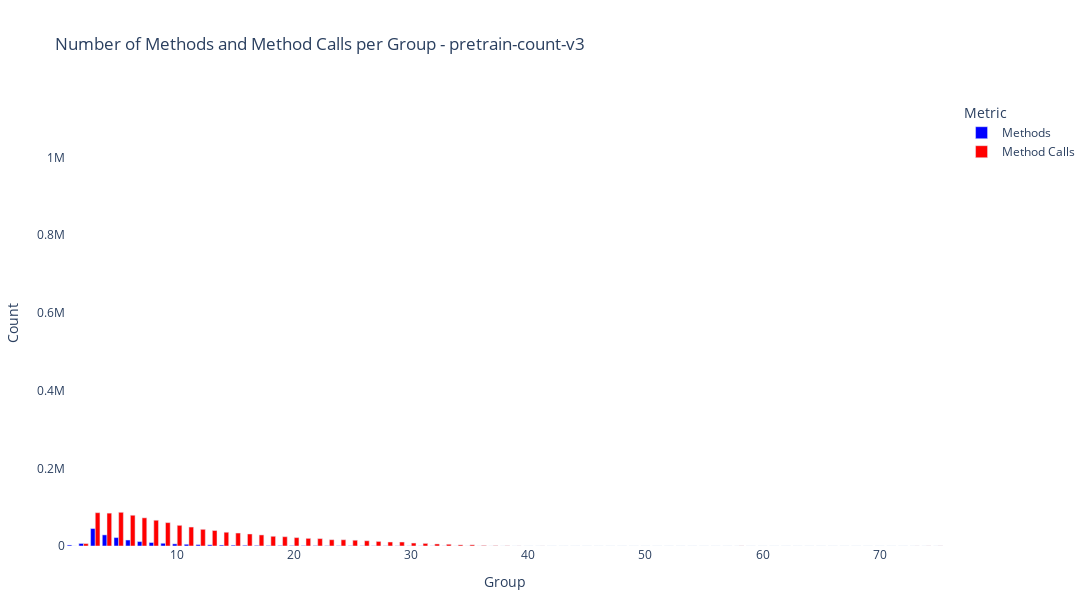
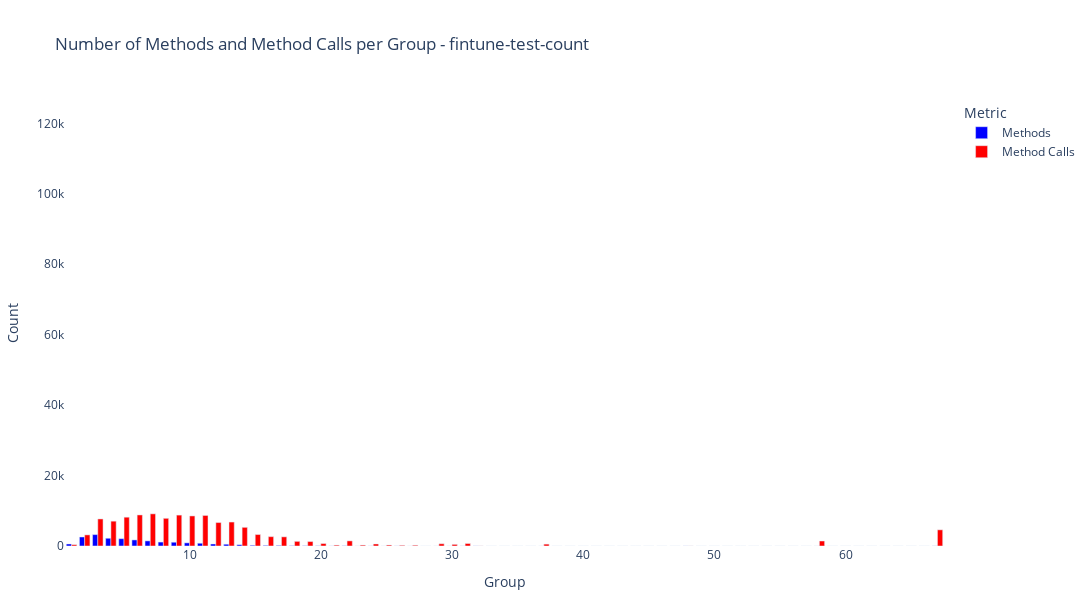
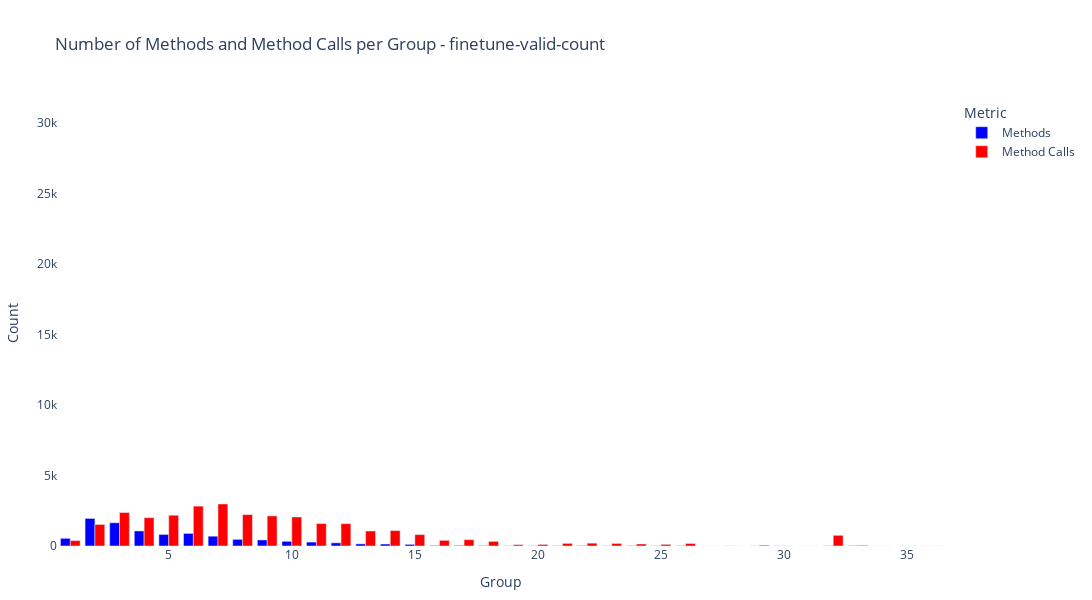

Source (notebook cell) for these figures, in order:
### Code cell
import pandas as pd
import plotly.graph_objects as go
import os

# Path to your Excel file
excel_path = 'token_counting.xlsx'

# Name of the sheet to exclude
exclude_sheet_name = 'finetune-train-count'


# Load the Excel file, and get all sheet names
xls = pd.ExcelFile(excel_path)

# Create a directory for the HTML files if you choose to save them
output_dir = 'plotly_graphs'
os.makedirs(output_dir, exist_ok=True)

# Iterate through all the sheets
for sheet_name in xls.sheet_names:
    # Skip the sheet we want to exclude
    if sheet_name == exclude_sheet_name:
        continue
    
    # Read each sheet into a DataFrame
    df = pd.read_excel(xls, sheet_name=sheet_name)
    
    # Create a Plotly graph
    fig = go.Figure()
    
    fig.add_trace(go.Bar(
        x=df['Group'],
        y=df['# Methods'],
        name='Methods',
        marker_color='blue'
    ))
    
    fig.add_trace(go.Bar(
        x=df['Group'],
        y=df['# Method Calls'],
        name='Method Calls',
        marker_color='red'
    ))
    
    # Update layout for a cleaner look
    fig.update_layout(
        title=f'Number of Methods and Method Calls per Group - {sheet_name}',
        xaxis_title='Group',
        yaxis_title='Count',
        barmode='group',
        legend_title='Metric',
        plot_bgcolor='white',
        autosize=False,
        width=1200,
        height=600,
        margin=dict(l=50, r=50, t=100, b=50)
    )
    
    fig.show()
    # Save each figure as an HTML file
    html_file_path = os.path.join(output_dir, f'{sheet_name}_plot.html')
    fig.write_html(html_file_path, auto_open=False)

print("All graphs have been generated and saved, except for the excluded sheet.")

### Figure 1 — Plotly figure (JSON) as saved in the notebook; plotly's stock layout.template omitted (floating-point values rounded to 4 significant figures)
{"data": [{"marker": {"color": "blue"}, "name": "Methods", "type": "bar", "x": [null, 1, 2, 3, 4, 5, 6, 7, 8, 9, 10, 11, 12, 13, 14, 15, 16, 17, 18, 19, 20, 21, 22, 23, 24, 25, 26, 27, 28, 29, 30, 31, 32, 33, 34, 35, 36, 37, 38, 39, 40, 41, 42, 43, 44, 45, 46, 47, 48, 49, 50, 51, 52, 53, 54, 55, 56, 57, 58, 59, 60, 61, 62, 63, 64, 65, 66, 67, 68, 69, 70, 71, 72, 73, 74, 75, null], "y": [null, 2653, 6533, 44907, 28599, 21709, 15366, 11440, 8929, 7022, 5488, 4444, 3531, 3001, 2484, 2139, 1840, 1549, 1274, 1175, 1003, 858, 796, 651, 615, 537, 460, 393, 333, 335, 233, 197, 156, 123, 87, 76, 41, 27, 19, 7, 6, 4, 3, 1, 1, 0, 0, 0, 1, 0, 2, 0, 1, 1, 1, 0, 0, 1, 3, 1, 0, 0, 1, 0, 0, 0, 0, 0, 0, 0, 0, 0, 1, 1, 1, 1, 181061]}, {"marker": {"color": "red"}, "name": "Method Calls", "type": "bar", "x": [null, 1, 2, 3, 4, 5, 6, 7, 8, 9, 10, 11, 12, 13, 14, 15, 16, 17, 18, 19, 20, 21, 22, 23, 24, 25, 26, 27, 28, 29, 30, 31, 32, 33, 34, 35, 36, 37, 38, 39, 40, 41, 42, 43, 44, 45, 46, 47, 48, 49, 50, 51, 52, 53, 54, 55, 56, 57, 58, 59, 60, 61, 62, 63, 64, 65, 66, 67, 68, 69, 70, 71, 72, 73, 74, 75, null], "y": [null, 4, 6152, 85740, 84618, 86764, 79156, 72484, 66314, 60189, 53196, 48805, 42942, 39891, 35423, 33398, 30928, 28470, 25030, 23946, 21625, 19663, 18998, 16188, 16096, 14871, 13478, 11754, 10264, 10275, 7657, 6702, 5277, 4480, 2861, 2961, 1382, 770, 476, 174, 74, 114, 49, 35, 29, 0, 0, 0, 31, 0, 2, 0, 61, 42, 60, 0, 0, 57, 242, 59, 0, 0, 52, 0, 0, 0, 0, 0, 0, 0, 0, 0, 48, 100, 144, 191, 1090792]}], "layout": {"autosize": false, "barmode": "group", "height": 600, "legend": {"title": {"text": "Metric"}}, "margin": {"b": 50, "l": 50, "r": 50, "t": 100}, "plot_bgcolor": "white", "title": {"text": "Number of Methods and Method Calls per Group - pretrain-count-v3"}, "width": 1200, "xaxis": {"title": {"text": "Group"}}, "yaxis": {"title": {"text": "Count"}}}}

### Figure 2 — Plotly figure (JSON) as saved in the notebook; plotly's stock layout.template omitted (floating-point values rounded to 4 significant figures)
{"data": [{"marker": {"color": "blue"}, "name": "Methods", "type": "bar", "x": [1, 2, 3, 4, 5, 6, 7, 8, 9, 10, 11, 12, 13, 14, 15, 16, 17, 18, 19, 20, 21, 22, 23, 24, 25, 26, 27, 28, 29, 30, 31, 32, 33, 34, 35, 36, 37, 38, 39, 40, 41, 42, 43, 44, 45, 46, 47, 48, 49, 50, 51, 52, 53, 54, 55, 56, 57, 58, 59, 60, 61, 62, 63, 64, 65, 66, 67, null], "y": [577, 2559, 3238, 2199, 2076, 1723, 1452, 1120, 1073, 891, 785, 570, 503, 360, 198, 161, 153, 67, 58, 46, 15, 46, 8, 14, 6, 13, 3, 0, 8, 6, 10, 18, 0, 0, 0, 0, 7, 0, 0, 0, 0, 0, 0, 0, 0, 0, 0, 11, 0, 0, 0, 0, 0, 0, 0, 0, 0, 8, 0, 0, 0, 0, 0, 0, 0, 0, 18, 20000]}, {"marker": {"color": "red"}, "name": "Method Calls", "type": "bar", "x": [1, 2, 3, 4, 5, 6, 7, 8, 9, 10, 11, 12, 13, 14, 15, 16, 17, 18, 19, 20, 21, 22, 23, 24, 25, 26, 27, 28, 29, 30, 31, 32, 33, 34, 35, 36, 37, 38, 39, 40, 41, 42, 43, 44, 45, 46, 47, 48, 49, 50, 51, 52, 53, 54, 55, 56, 57, 58, 59, 60, 61, 62, 63, 64, 65, 66, 67, null], "y": [369, 3152, 7681, 7047, 8177, 8817, 9128, 7860, 8775, 8536, 8671, 6659, 6803, 5298, 3254, 2652, 2599, 1318, 1264, 702, 245, 1448, 249, 576, 270, 181, 210, 0, 633, 456, 710, 18, 0, 0, 0, 0, 532, 0, 0, 0, 0, 0, 0, 0, 0, 0, 0, 11, 0, 0, 0, 0, 0, 0, 0, 0, 0, 1416, 0, 0, 0, 0, 0, 0, 0, 0, 4590, 120307]}], "layout": {"autosize": false, "barmode": "group", "height": 600, "legend": {"title": {"text": "Metric"}}, "margin": {"b": 50, "l": 50, "r": 50, "t": 100}, "plot_bgcolor": "white", "title": {"text": "Number of Methods and Method Calls per Group - fintune-test-count"}, "width": 1200, "xaxis": {"title": {"text": "Group"}}, "yaxis": {"title": {"text": "Count"}}}}

### Figure 3 — Plotly figure (JSON) as saved in the notebook; plotly's stock layout.template omitted (floating-point values rounded to 4 significant figures)
{"data": [{"marker": {"color": "blue"}, "name": "Methods", "type": "bar", "x": [1, 2, 3, 4, 5, 6, 7, 8, 9, 10, 11, 12, 13, 14, 15, 16, 17, 18, 19, 20, 21, 22, 23, 24, 25, 26, 27, 28, 29, 30, 31, 32, 33, 34, 35, 36, null], "y": [542, 1954, 1648, 1066, 818, 891, 694, 470, 428, 332, 277, 225, 149, 138, 116, 36, 41, 23, 9, 10, 14, 20, 8, 18, 12, 14, 0, 4, 5, 5, 0, 9, 23, 0, 0, 1, 10000]}, {"marker": {"color": "red"}, "name": "Method Calls", "type": "bar", "x": [1, 2, 3, 4, 5, 6, 7, 8, 9, 10, 11, 12, 13, 14, 15, 16, 17, 18, 19, 20, 21, 22, 23, 24, 25, 26, 27, 28, 29, 30, 31, 32, 33, 34, 35, 36, null], "y": [382, 1526, 2371, 2006, 2179, 2823, 2978, 2222, 2131, 2056, 1593, 1583, 1063, 1090, 806, 400, 446, 325, 92, 110, 183, 199, 180, 142, 115, 176, 0, 0, 55, 0, 0, 756, 46, 0, 0, 0, 30034]}], "layout": {"autosize": false, "barmode": "group", "height": 600, "legend": {"title": {"text": "Metric"}}, "margin": {"b": 50, "l": 50, "r": 50, "t": 100}, "plot_bgcolor": "white", "title": {"text": "Number of Methods and Method Calls per Group - finetune-valid-count"}, "width": 1200, "xaxis": {"title": {"text": "Group"}}, "yaxis": {"title": {"text": "Count"}}}}
